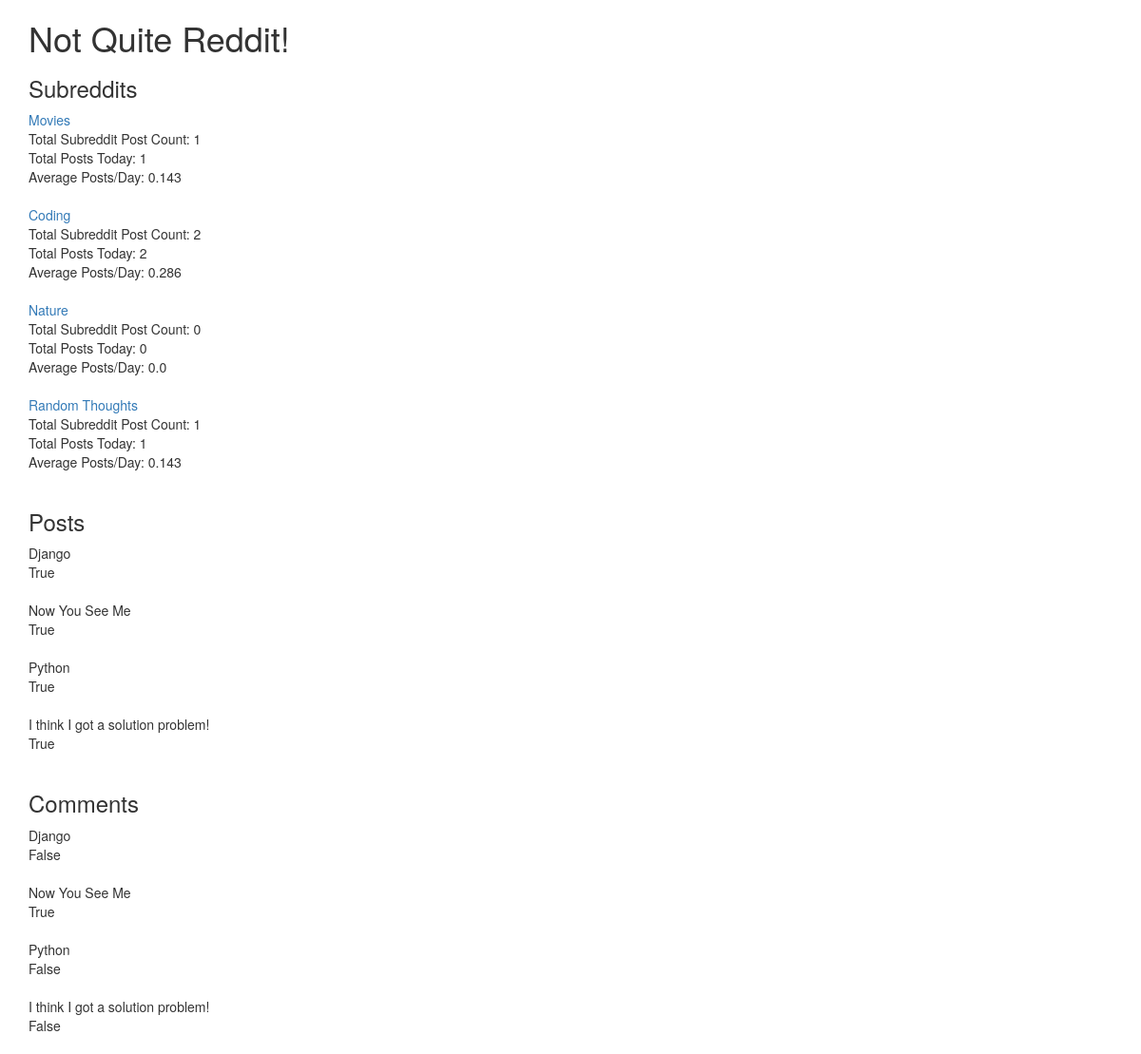
The page / on the database its author committed.
### app/models.py (models this page shows)
class Subreddit(models.Model):
    name = models.CharField(max_length=100)
    description = models.CharField(max_length=255)
    creation = models.DateTimeField(auto_now_add=True)
    def __str__(self):
        return self.name
    def current_count(self):
        return Post.objects.filter(subreddit=self).count()
    def today_count(self):
        day = datetime.now() - timedelta(days=1)
        return Post.objects.filter(subreddit=self).filter(post_created__gte=day).count()
    def daily_avg(self):
        day = datetime.now() - timedelta(days=7)
        return round((Post.objects.filter(subreddit=self).filter(post_created__gte=day).count())/7, 3)

class Post(models.Model):
    title = models.CharField(max_length=100)
    post_description = models.CharField(max_length=255)
    url_page = models.URLField(null=True, blank=True)
    post_created = models.DateTimeField(auto_now_add=True)
    post_edit = models.DateTimeField(auto_now=True)
    subreddit = models.ForeignKey(Subreddit)
    user = models.ForeignKey(User)
    def __str__(self):
        return self.title
    def is_recent(self):
        last_day = datetime.now() - timedelta(days=1)
        if Post.objects.filter(post_created__gte=last_day):
            return True
        else:
            return False
    def is_hot(self):
        past_hour = datetime.now() - timedelta(hours=3)
        if Comment.objects.filter(comment_post=self).filter(comment_created__gt=past_hour).count() > 3:
            return True
        else:
            return False

### app/views.py (the view)
# urls.py: url(r'^$', index_view, name="index_view"),
def index_view(request):
    context = {
        "all_sub": Subreddit.objects.all(),
        "all_post": Post.objects.all(),
    }
    return render(request, "index.html", context)

### templates/index.html
{% extends 'base.html' %}
{% block content %}
<h1>Not Quite Reddit!</h1>
<h3>Subreddits</h3>
{% for sub in all_sub %}
<a href="#">{{ sub }}</a> <br>
Total Subreddit Post Count: {{ sub.current_count }} <br>
Total Posts Today: {{ sub.today_count }} <br>
Average Posts/Day: {{ sub.daily_avg }} <br>
<br>
{% endfor %}
<h3>Posts</h3>
{% for posts in all_post %}
{{ posts }} <br>
{{ posts.is_recent }} <br>
<br>
{% endfor %}
<h3>Comments</h3>
{% for post in all_post %}
{{ post }} <br>
{{ post.is_hot }}<br>
<br>
{% endfor %}
{% endblock %}

### templates/base.html (shortened to what this page needs)
{% load staticfiles %}
<!DOCTYPE html>
<html>
  <head>
    <link rel="stylesheet" href="{% static 'css/bootstrap.css' %}" media="screen" title="no title">
  </head>
  <body>
      <div class="container">
        {% block content %}
        {% endblock %}
      </div>
  </body>
</html>

### rows shown on the page
Subreddit: name "Movies", current_count "1", today_count "1", daily_avg "0.143"
Subreddit: name "Coding", current_count "2", today_count "2", daily_avg "0.286"
Subreddit: name "Nature", current_count "0", today_count "0", daily_avg "0.0"
Subreddit: name "Random Thoughts", current_count "1", today_count "1", daily_avg "0.143"
Post: title "Django", is_recent "True", is_hot "False"
Post: title "Now You See Me", is_recent "True", is_hot "True"
Post: title "Python", is_recent "True", is_hot "False"
Post: title "I think I got a solution problem!", is_recent "True", is_hot "False"
